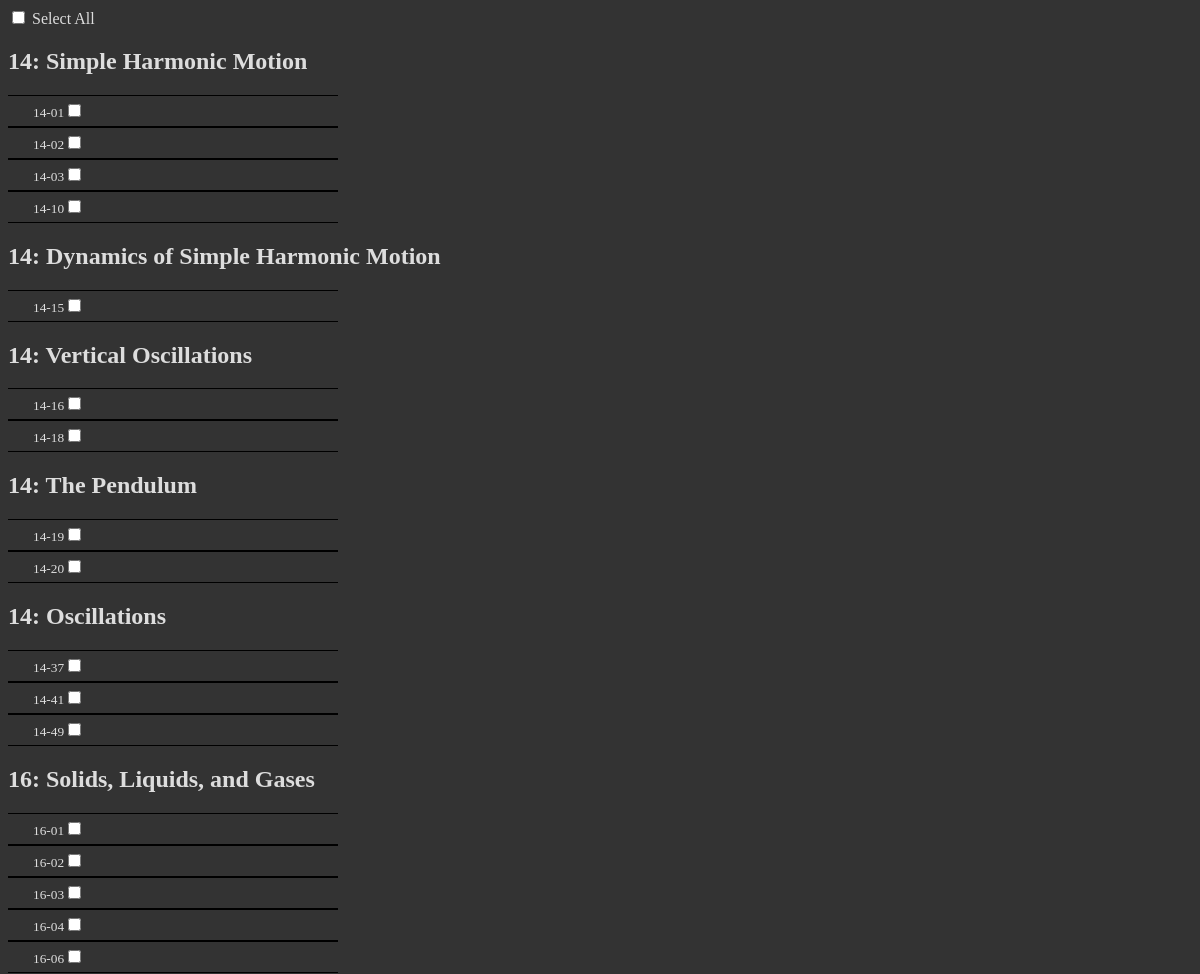
Before: /secexclist/ (upper part) with the older database file.
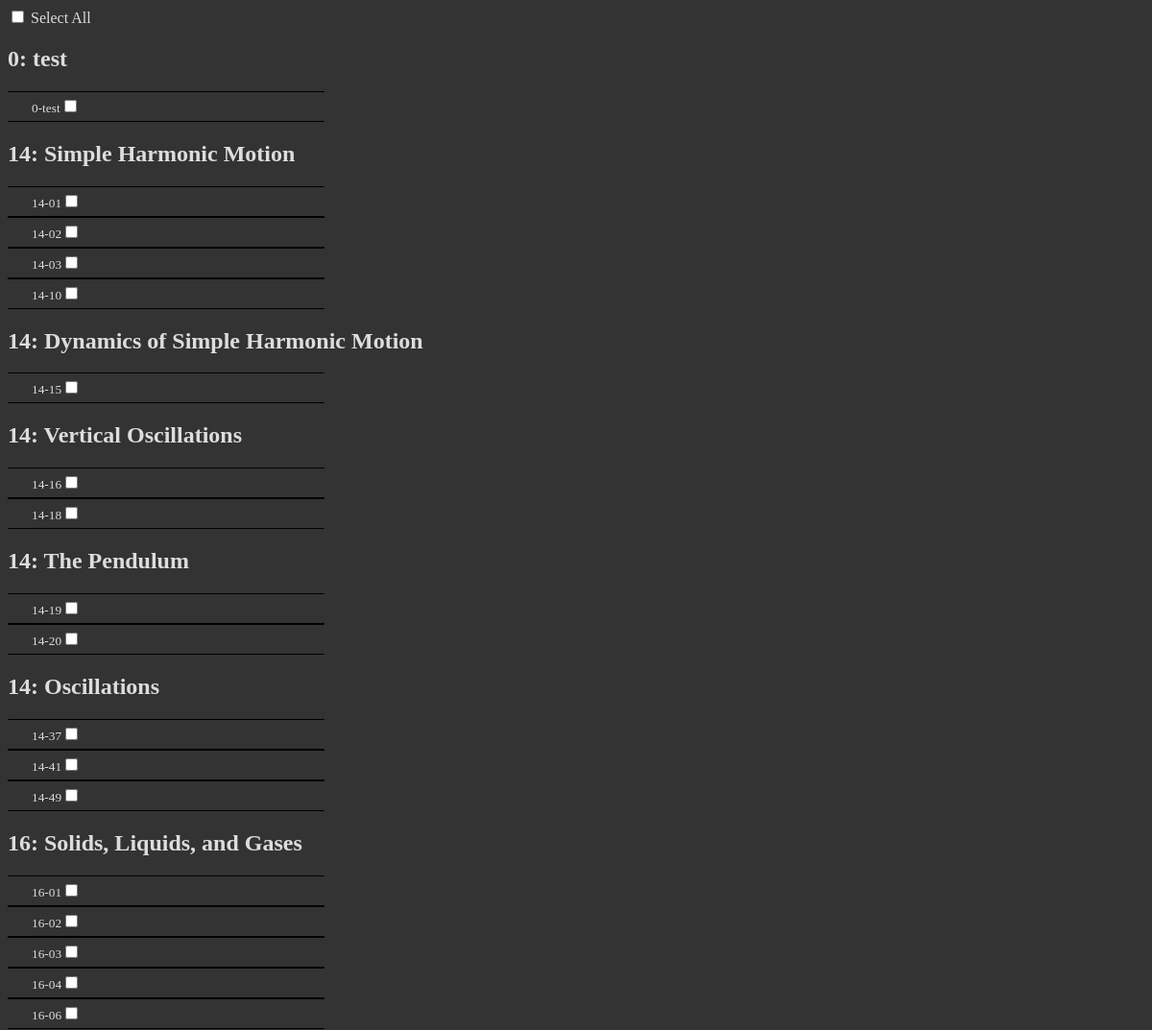
After: the same page with the newer database file.
### per/models.py (models this page shows, shortened)
class Section(models.Model):
	name = models.CharField(max_length=100)
	ch_num = models.IntegerField()
	class Meta:
		ordering = ('ch_num',)

class Exercise(models.Model):
	sec = models.ForeignKey(Section)
	text = models.TextField()
	img = models.CharField(max_length = 100)
	title = models.CharField(max_length = 100)
	conceptual = models.BooleanField(default = False)
	calculus = models.BooleanField(default = False)
	class Meta:
		ordering = ('title',)

### per/views.py (the view)
# urls.py: url(r'^secexclist/$', views.SecExc, name='secexclist'),
def SecExc(request):
	idlist = request.POST.getlist('choice[]')
	exercises = Exercise.objects.order_by('title')
	exc_dict = {}
	for exc in exercises:
		if exc.sec not in exc_dict:
			exc_dict[exc.sec] = []
		exc_dict[exc.sec].append(exc)
	the_list = [idlist, exc_dict]
	context = {'the_list' : the_list}
	return render(request, 'per/SecExcList.html', context)

### per/templates/per/SecExcList.html (shortened to what this page needs)
<!DOCTYPE html>
<html>
	<head>
	{% load staticfiles %}
	<link rel="stylesheet" type="text/css" href="{{ STATIC_URL }}per/css/global.css">
	</head>
	<body>
	<form action="{% url 'excListResults' %}" choice method="post">
		{% if the_list.1 %}
		<input type="checkbox" onClick="toggle(this)" /> Select All<br/>
			{% for sec, exercises in the_list.1.items %}
				<h2>{{sec.ch_num}}: {{sec.name}}</h2>
				<ul>
				{% for exc in exercises %}
					<li>{{ exc.title }}<input type="checkbox" name="choice[]" value={{ exc.id }}></li>
				{% endfor %}
				</ul>
			{% endfor %}
		{% endif %}
	</form>
	</body>
</html>

Changed rows visible on the page:
added Section: ch_num "0", name "test"
added Exercise: title "0-test", shown under "0"
